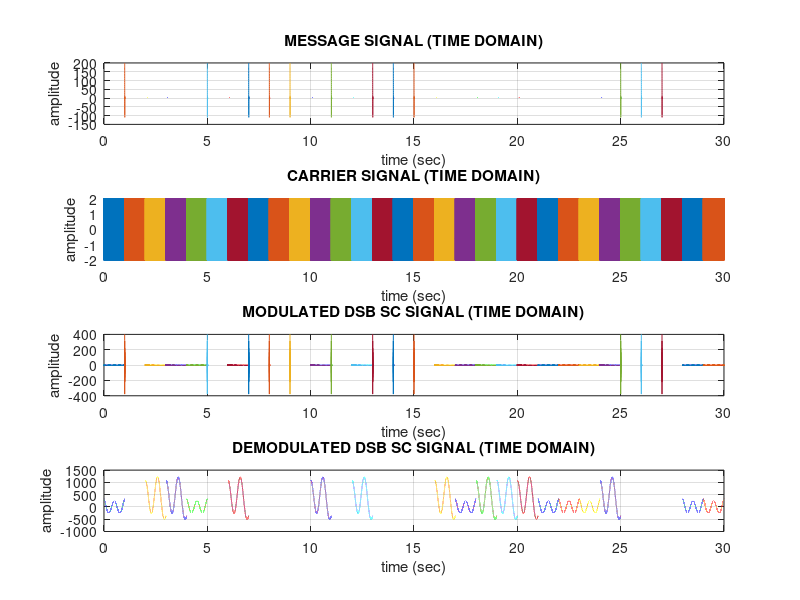
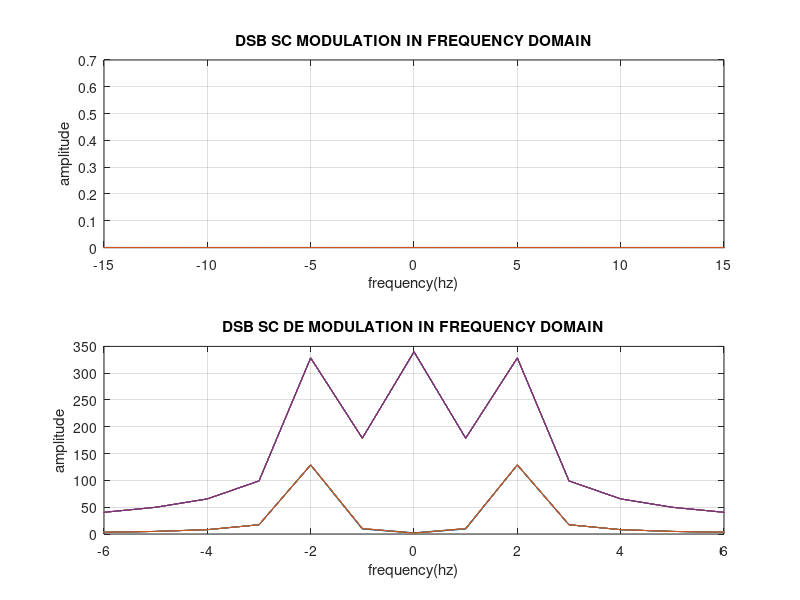

The MATLAB source for these figures, in order:
clear all
close all
duration_signal=29;

for T = 0:duration_signal  %%%% Duration 30 seconds with interval of 1 sec.
    if T==0
    display('Transmission Started')
     display (T)
    elseif (T==duration_signal) 
        display('Transmission ends: see the final result')
     display (T)
    else
            display('Transmission in progress: please wait')
     display (T)
    end 
    N=2;
    fm=N;
    fc = 1000;
    fs=10*fc;
    ts=1/fs;
    t=0:ts:1;
    
    i=randi(3);
    display(i)
    m1_t=cos(2*pi*fm*t); 
    m2_t=2*fm*sinc(2*fm*t);
    Nsym = 200; %filter span in symbol durations
    L=10;
    alpha=1;
    t2=-10:ts:10;
    m3_t = 200*(cos(200*pi*t)./(1-40000*t.*t)).*sinc(200*t);

    switch i
        case 1
            m_t=m1_t;
        case 2
            m_t=m2_t;
        case 3
            m_t=m3_t;
    end
 
 Ac = 2;%Amplitude of carrier signal.

carrier = Ac*cos(2*pi*fc*t);%carrier signal.
dsb_sc = m_t.*carrier; %dsb sc modulated wave 
t2=-0.5:ts:0.5;
h_t = 2*100*sinc(2*100*t2);
    y_t = conv(dsb_sc, h_t, 'same');
    n_t = 0.01*randn(size(t));
    
    y_t = y_t + n_t;
    %y_t = dsb_sc + n_t;
 
 %=====DSB SC IN FREQUENCY DOMAIN============
ld=length(dsb_sc);
f=linspace(-fs/2,fs/2,ld);
DSB_SC=fftshift(fft(dsb_sc,ld)/ld); %frequency spectrum of dsb_sc modulated signal.
%=====DSB SC DEMODULATION TIME DOMAIN============
pmo = y_t.*carrier;
pmo = pmo/(Ac*Ac);
t1=-5:ts:5;
lpf=2*fm*sinc(2*fm*t1);
msg_r = conv(pmo, lpf, 'same');
%=====DSB SC DEMODULATION FREQUENCY DOMAIN============
lr=length(msg_r);
fr=linspace(-fs/2,fs/2,lr); %frequency bins
MSG_R=fftshift(fft(msg_r,lr)/lr); %frequency spectrum of demodulated signal
%================ PLOTTING =========================
figure(1)
hold all;
subplot(4,1,1);
plot(t+T, m_t);
title("MESSAGE SIGNAL (TIME DOMAIN)");
xlabel('time (sec)');
ylabel('amplitude');
grid on;
hold on;
subplot(4,1,2);
plot(t+T, carrier);
title("CARRIER SIGNAL (TIME DOMAIN)");
xlabel('time (sec)');
ylabel('amplitude');
grid on;
hold on;
subplot(4,1,3);
plot(t+T, dsb_sc);
title("MODULATED DSB SC SIGNAL (TIME DOMAIN)");
xlabel('time (sec)');
ylabel('amplitude');
grid on;
hold on;
subplot(4,1,4);
plot(t+T, msg_r);
title("DEMODULATED DSB SC SIGNAL (TIME DOMAIN)");
xlabel('time (sec)');
ylabel('amplitude');
grid on;
hold on;
figure(2)
hold all
subplot(2,1,1);
plot(f, abs(DSB_SC));
xlim([-15 15]);
title('DSB SC MODULATION IN FREQUENCY DOMAIN');
xlabel('frequency(hz)');
ylabel('amplitude');
grid on;
hold on;
subplot(2,1,2);
plot(fr, abs(MSG_R));
xlim([-6 6]);
title('DSB SC DE MODULATION IN FREQUENCY DOMAIN');
xlabel('frequency(hz)');
ylabel('amplitude');
grid on;     
    %pause(2)  %%%%% pauses for 2 seconds and then go for next loop increment.
end